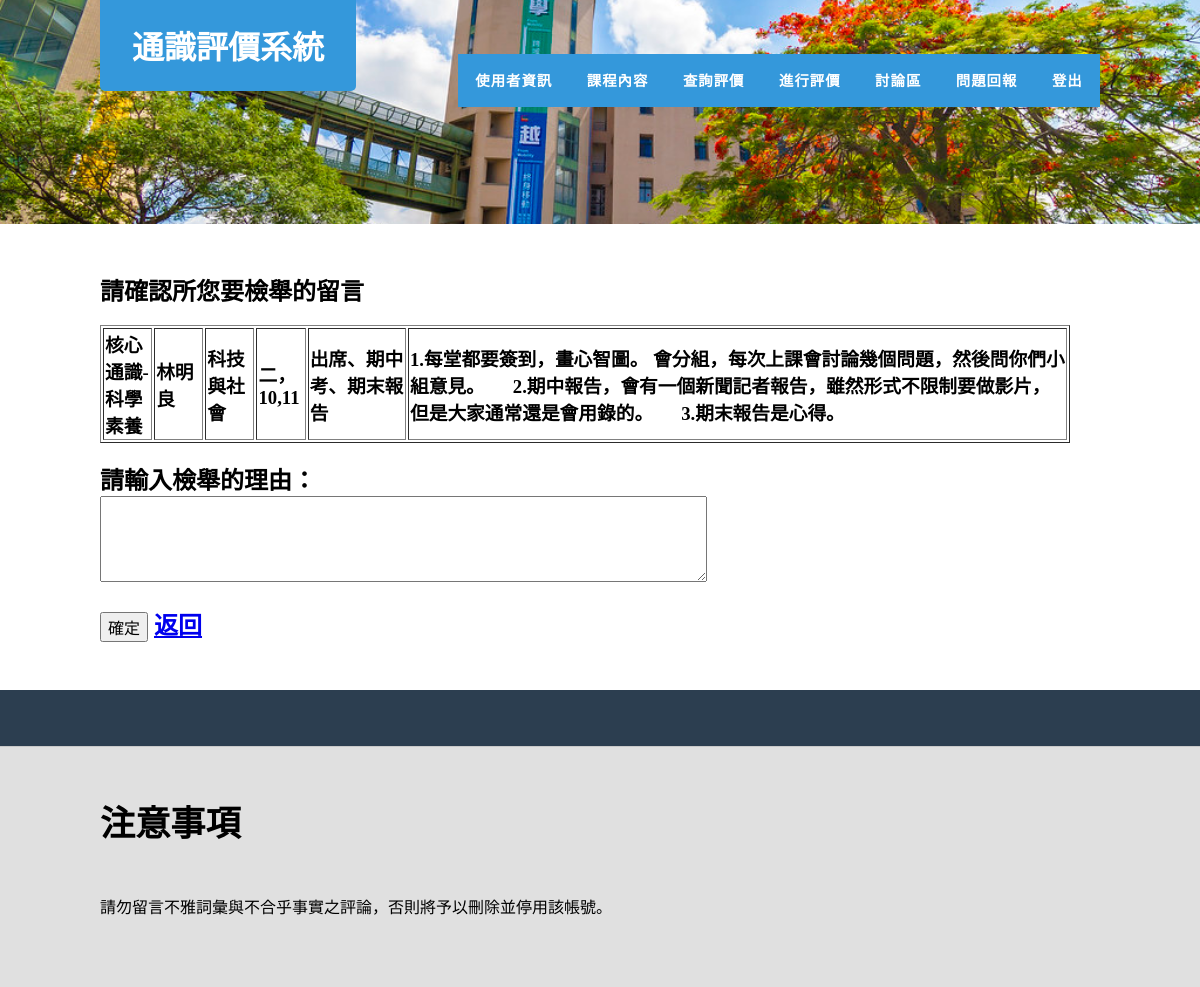
Page /php/informa.php?NO=1 on the committed database.
### tables this page shows
CREATE TABLE `assess` (
  `NO` int(255) NOT NULL,
  `sort` char(30) NOT NULL,
  `professor` char(30) NOT NULL,
  `class` char(30) NOT NULL,
  `time` char(30) NOT NULL,
  `standard` varchar(10000) NOT NULL,
  `experience` varchar(10000) NOT NULL,
  `data` varchar(100) NOT NULL
);

### php/informa.php (the view, shortened to what this page needs)
<!DOCTYPE html >
<head>
<link href="all_1.css" rel="stylesheet" type="text/css" media="all" />
<link href="fonts.css" rel="stylesheet" type="text/css" media="all" />
</head>
<body>
	<span style="font-family:Microsoft JhengHei;">
<div id="header-wrapper">
	<div id="header" class="container">
		<div id="logo">
			<h1><a href="success.php">通識評價系統</a></h1>
		</div>
		<div id="menu">
			<ul>
			<li class="active"><a href="user.php" accesskey="1" title="使用者資訊">使用者資訊</a></li>
				<li><a href="choose.php" accesskey="2" title="課程內容">課程內容</a></li>
				<li><a href="lassess.php" accesskey="3" title="查詢評價">查詢評價</a></li>
				<li><a href="dassess.php" accesskey="4" title="進行評價">進行評價</a></li>
				<li><a href="comment.php" accesskey="5" title="討論區">討論區</a></li>
				<li><a href="problem.php" accesskey="6" title="問題回報">問題回報</a></li>
				<li><a href="logout.php" accesskey="7" title="登出">登出</a></li>
			</ul>
		</div>
	</div>
</div>
<div id="wrapper">
	<div id="staff" class="container">
	<?php
$NO=$_GET["NO"];
$link=mysqli_connect('localhost','root','r43725','project');
$sql="select * from assess where NO=$NO";
echo "<h2>請確認所您要檢舉的留言</h2>";
echo "<br/>";
$result=@mysqli_query($link,$sql);
	while($row=@mysqli_fetch_assoc($result)){
		echo "<h3><table border='1'  width=97%>";
		echo "<tr>";
		echo "<td width=5%>".$row["sort"]."</td><td width=5%>".$row["professor"]."</td><td width=5%>".$row["class"]."</td><td width=5%>".$row["time"]."</td><td width=10%>".$row["standard"]."</td><td width=67%>".$row["experience"]."</td>";
		echo "</table></h3>";
		echo "<form action=resulta.php method='post'>";
		echo "<br/><h2>請輸入檢舉的理由：<br/>
				<textarea name='reason' rows=5 cols=80 style='font-family:Microsoft JhengHei;'>
				</textarea><br/></h2><br/>";
		echo "<h2><input type='submit' value='確定'  style='height:30px;font-size:16px;font-family:Microsoft JhengHei;'>";
		echo "<a href=lassess.php>返回</a></h2>";
		echo "</form>";
	}
?>
	</div>
</div>
	<div id="page" class="container">
		</div>
<div id="welcome-wrapper">
	<div id="welcome" class="container">
		<div class="title">
			<h2>注意事項</h2>
		</div>
		<p>請勿留言不雅詞彙與不合乎事實之評論</strong>，否則將予以刪除並停用該帳號。
</span>
</body>
</html>

### php/all_1.css (style rules this page uses)
html, body { height: 100%; }
body { margin: 0px; padding: 0px; background: #2C3E50; font-family: 'Source Sans Pro', sans-serif; font-size: 12pt; font-weight: 300; color: #000000; }
h1, h2, h3 { margin: 0; padding: 0; }
p, ol, ul { margin-top: 0; }
ol, ul { padding: 0; list-style: none; }
p { line-height: 180%; }
.container { overflow: hidden; margin: 0em auto; width: 1000px; }
.box1, .box2, .box3, { float: left; margin-right: 20px; }
#wrapper { background: #FFF; }
#header-wrapper { background: url(images/sch.jpg) no-repeat center; background-size: cover; }
#header { position: relative; padding: 7em 0em; }
#logo h1 { position: absolute; top: 0; left: 0; padding: 0.7em 1em; background: #3498DB; border-radius: 0px 0px 5px 5px; }
#logo a { text-decoration: none; color: #FFF; }
#menu { position: absolute; top: 3.35em; right: 0; }
#menu ul { display: inline-block; padding: 1em 0em; background: #3498DB; border-radius: px; }
#menu li { display: block; float: left; text-align: center; }
#menu li a, #menu li span { padding: 1em 1.2em; letter-spacing: 1px; text-decoration: none; text-transform: uppercase; font-size: 0.90em; font-weight: 600; color: #FFF; }
#page { padding-bottom: 3.5em; }
.title { margin-bottom: 3em; text-transform: uppercase; }
.title h2 { font-size: 2.2em; font-weight: 700; }
#staff { padding: 3em 1.5em; }
#welcome-wrapper { background: #E0E0E0; border-top: 1px solid rgba(0,0,0,.1); }
#welcome { padding: 3em 0em 3em 0em; }

### rows in the picture
assess: sort "核心通識-科學素養", professor "林明良", class "科技與社會", time "二，10,11", standard "出席、期中考、期末報告", experience "1.每堂都要簽到，畫心智圖。 會分組，每次上課會討論幾個問題，然後問你們小組意見。 2.期中報告，會有一個新聞記者報告，雖然形式不限制要做影片，但是大家通常還是會用錄的。 3.期末報告是心得。"
